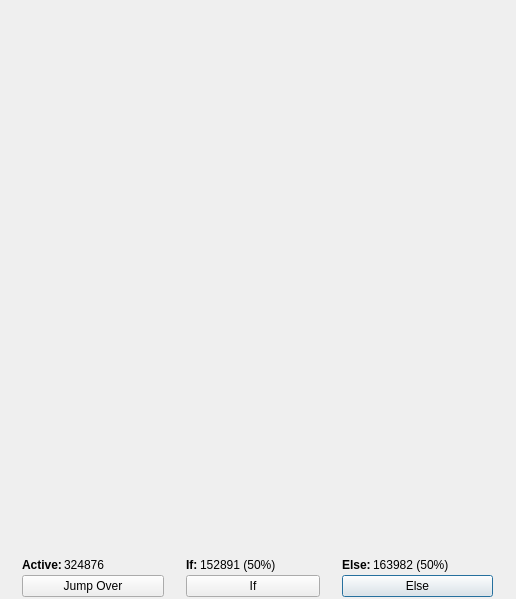
<?xml version="1.0" encoding="UTF-8"?>
<ui version="4.0">
 <class>ShSelection</class>
 <widget class="QDialog" name="ShSelection">
  <property name="geometry">
   <rect>
    <x>0</x>
    <y>0</y>
    <width>516</width>
    <height>599</height>
   </rect>
  </property>
  <property name="windowTitle">
   <string>Selection</string>
  </property>
  <property name="windowIcon">
   <iconset>
    <normaloff/>
   </iconset>
  </property>
  <property name="modal">
   <bool>true</bool>
  </property>
  <layout class="QVBoxLayout">
   <property name="spacing">
    <number>0</number>
   </property>
   <property name="margin">
    <number>0</number>
   </property>
   <item>
    <widget class="QFrame" name="fContent">
     <property name="frameShape">
      <enum>QFrame::NoFrame</enum>
     </property>
     <property name="frameShadow">
      <enum>QFrame::Plain</enum>
     </property>
     <layout class="QGridLayout" name="gridLayout_2">
      <property name="margin">
       <number>0</number>
      </property>
      <property name="spacing">
       <number>0</number>
      </property>
     </layout>
    </widget>
   </item>
   <item>
    <layout class="QGridLayout" name="girdLayout">
     <property name="margin">
      <number>0</number>
     </property>
     <property name="spacing">
      <number>0</number>
     </property>
     <item row="0" column="1">
      <layout class="QHBoxLayout" name="horizontalLayout_2">
       <property name="spacing">
        <number>2</number>
       </property>
       <property name="margin">
        <number>0</number>
       </property>
       <item>
        <widget class="QLabel" name="lIf">
         <property name="sizePolicy">
          <sizepolicy hsizetype="Fixed" vsizetype="Fixed">
           <horstretch>0</horstretch>
           <verstretch>0</verstretch>
          </sizepolicy>
         </property>
         <property name="font">
          <font>
           <weight>75</weight>
           <bold>true</bold>
          </font>
         </property>
         <property name="text">
          <string>If:</string>
         </property>
        </widget>
       </item>
       <item>
        <widget class="QLabel" name="lIfCount">
         <property name="sizePolicy">
          <sizepolicy hsizetype="Fixed" vsizetype="Fixed">
           <horstretch>0</horstretch>
           <verstretch>0</verstretch>
          </sizepolicy>
         </property>
         <property name="minimumSize">
          <size>
           <width>120</width>
           <height>20</height>
          </size>
         </property>
         <property name="text">
          <string>152891 (50%)</string>
         </property>
        </widget>
       </item>
      </layout>
     </item>
     <item row="1" column="2">
      <widget class="QPushButton" name="pbElse">
       <property name="text">
        <string>Else</string>
       </property>
      </widget>
     </item>
     <item row="1" column="0">
      <widget class="QPushButton" name="pbSkip">
       <property name="text">
        <string>Jump Over</string>
       </property>
      </widget>
     </item>
     <item row="0" column="0">
      <layout class="QHBoxLayout" name="horizontalLayout_3">
       <property name="spacing">
        <number>2</number>
       </property>
       <property name="margin">
        <number>0</number>
       </property>
       <item>
        <widget class="QLabel" name="lActive">
         <property name="sizePolicy">
          <sizepolicy hsizetype="Fixed" vsizetype="Fixed">
           <horstretch>0</horstretch>
           <verstretch>0</verstretch>
          </sizepolicy>
         </property>
         <property name="font">
          <font>
           <weight>75</weight>
           <bold>true</bold>
          </font>
         </property>
         <property name="text">
          <string>Active:</string>
         </property>
        </widget>
       </item>
       <item>
        <widget class="QLabel" name="lActiveCount">
         <property name="sizePolicy">
          <sizepolicy hsizetype="Fixed" vsizetype="Fixed">
           <horstretch>0</horstretch>
           <verstretch>0</verstretch>
          </sizepolicy>
         </property>
         <property name="minimumSize">
          <size>
           <width>100</width>
           <height>20</height>
          </size>
         </property>
         <property name="text">
          <string>324876</string>
         </property>
        </widget>
       </item>
      </layout>
     </item>
     <item row="2" column="1">
      <spacer name="spacer">
       <property name="orientation">
        <enum>Qt::Vertical</enum>
       </property>
       <property name="sizeType">
        <enum>QSizePolicy::Fixed</enum>
       </property>
       <property name="sizeHint" stdset="0">
        <size>
         <width>20</width>
         <height>2</height>
        </size>
       </property>
      </spacer>
     </item>
     <item row="1" column="1">
      <widget class="QPushButton" name="pbIf">
       <property name="text">
        <string>If</string>
       </property>
      </widget>
     </item>
     <item row="0" column="2">
      <layout class="QHBoxLayout" name="horizontalLayout">
       <property name="spacing">
        <number>2</number>
       </property>
       <property name="margin">
        <number>0</number>
       </property>
       <item>
        <widget class="QLabel" name="lElse">
         <property name="sizePolicy">
          <sizepolicy hsizetype="Fixed" vsizetype="Fixed">
           <horstretch>0</horstretch>
           <verstretch>0</verstretch>
          </sizepolicy>
         </property>
         <property name="font">
          <font>
           <weight>75</weight>
           <bold>true</bold>
          </font>
         </property>
         <property name="text">
          <string>Else:</string>
         </property>
        </widget>
       </item>
       <item>
        <widget class="QLabel" name="lElseCount">
         <property name="sizePolicy">
          <sizepolicy hsizetype="Fixed" vsizetype="Fixed">
           <horstretch>0</horstretch>
           <verstretch>0</verstretch>
          </sizepolicy>
         </property>
         <property name="minimumSize">
          <size>
           <width>120</width>
           <height>20</height>
          </size>
         </property>
         <property name="text">
          <string>163982 (50%)</string>
         </property>
        </widget>
       </item>
      </layout>
     </item>
    </layout>
   </item>
  </layout>
 </widget>
 <resources/>
 <connections>
  <connection>
   <sender>pbSkip</sender>
   <signal>clicked()</signal>
   <receiver>ShSelection</receiver>
   <slot>skipClick()</slot>
   <hints>
    <hint type="sourcelabel">
     <x>86</x>
     <y>582</y>
    </hint>
    <hint type="destinationlabel">
     <x>257</x>
     <y>299</y>
    </hint>
   </hints>
  </connection>
  <connection>
   <sender>pbIf</sender>
   <signal>clicked()</signal>
   <receiver>ShSelection</receiver>
   <slot>ifClick()</slot>
   <hints>
    <hint type="sourcelabel">
     <x>257</x>
     <y>582</y>
    </hint>
    <hint type="destinationlabel">
     <x>257</x>
     <y>299</y>
    </hint>
   </hints>
  </connection>
  <connection>
   <sender>pbElse</sender>
   <signal>clicked()</signal>
   <receiver>ShSelection</receiver>
   <slot>elseClick()</slot>
   <hints>
    <hint type="sourcelabel">
     <x>429</x>
     <y>582</y>
    </hint>
    <hint type="destinationlabel">
     <x>257</x>
     <y>299</y>
    </hint>
   </hints>
  </connection>
 </connections>
 <slots>
  <slot>ifClick()</slot>
  <slot>elseClick()</slot>
  <slot>skipClick()</slot>
 </slots>
</ui>
